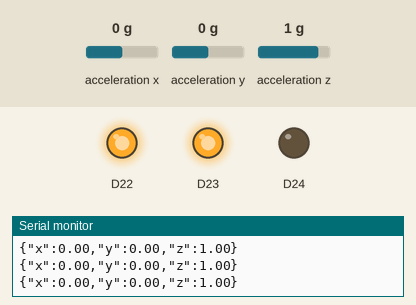
Simulated run of this sketch. Board: Arduino Nano 33 BLE. Parts: output pins drawn as LEDs (lit = HIGH), the last lines printed to the serial monitor. The inputs (shaded band) are chosen by the test bench; at power-on: acceleration y 0 g, acceleration x 0 g, acceleration z 1 g.

Above: at 1.2 s.
1.3 s: acceleration y set to -0.2 g
2.8 s: acceleration y set to -0.5 g
At 3.2 s:
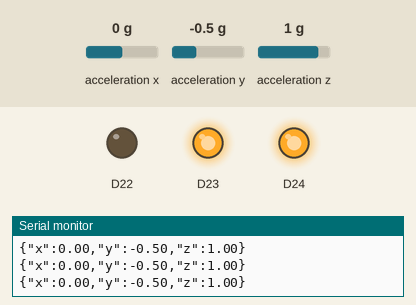
4.3 s: acceleration y set to 0.8 g
At 5.1 s:
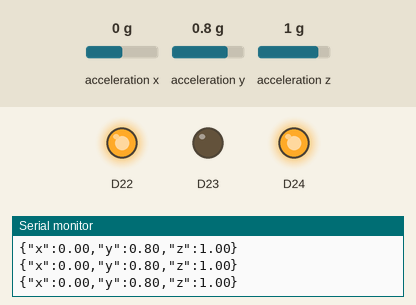
5.8 s: acceleration y set to 0.5 g
7.3 s: acceleration y set to 0.2 g
At 7.7 s:
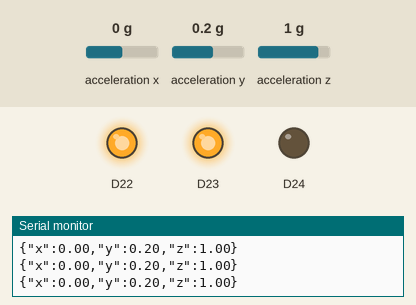
8.8 s: acceleration y set to -1.4 g
At 9.7 s:
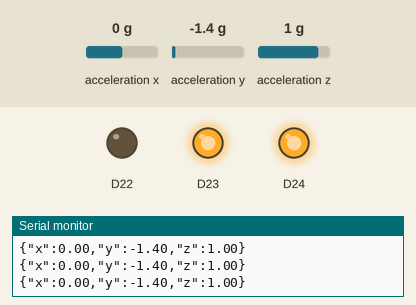
Timing chart, 0 to 11.3 s (numbered marks = the images above; inputs shaded):
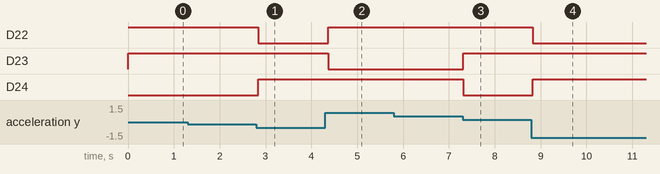

The sketch:

arduino.ino
```cpp
#include <Arduino_LSM9DS1.h>

#define LED_RED   LEDR
#define LED_GREEN LEDG
#define LED_BLUE  LEDB

const float TILT_THRESHOLD = 0.3;

void setup() {
  Serial.begin(9600);
  while (!Serial);

  pinMode(LED_RED, OUTPUT);
  pinMode(LED_GREEN, OUTPUT);
  pinMode(LED_BLUE, OUTPUT);

  // LEDs OFF
  digitalWrite(LED_RED, HIGH);
  digitalWrite(LED_GREEN, HIGH);
  digitalWrite(LED_BLUE, HIGH);

  if (!IMU.begin()) {
    Serial.println("Failed to initialize IMU!");
    while (1);
  }

  Serial.println("IMU Ready");
}

void loop() {

  float x, y, z;

  if (IMU.accelerationAvailable()) {

    IMU.readAcceleration(x, y, z);

    // Send JSON to Python
    Serial.print("{\"x\":");
    Serial.print(x);
    Serial.print(",\"y\":");
    Serial.print(y);
    Serial.print(",\"z\":");
    Serial.print(z);
    Serial.println("}");

    // Tilt control
    if (y > TILT_THRESHOLD) {

      // Tilt LEFT -> Green
      digitalWrite(LED_GREEN, LOW);
      digitalWrite(LED_RED, HIGH);
      digitalWrite(LED_BLUE, HIGH);

    }
    else if (y < -TILT_THRESHOLD) {

      // Tilt RIGHT -> Red
      digitalWrite(LED_RED, LOW);
      digitalWrite(LED_GREEN, HIGH);
      digitalWrite(LED_BLUE, HIGH);

    }
    else {

      // Flat -> Blue
      digitalWrite(LED_BLUE, LOW);
      digitalWrite(LED_RED, HIGH);
      digitalWrite(LED_GREEN, HIGH);
    }
  }

  delay(100);
}
```

Measured:
- the behaviour switches between -0.3 and -0.4 g on acceleration y (found by bisection; images 0 and 1)
- the behaviour switches between 0.4 and 0.3 g on acceleration y (found by bisection; images 2 and 3)
- after the input at 2.8 s, D22: HIGH → LOW at once; D24: LOW → HIGH at once
- after the input at 4.3 s, D22: LOW → HIGH after 0.07 s; D23: HIGH → LOW after 0.07 s
- after the input at 7.3 s, D23: LOW → HIGH at once; D24: HIGH → LOW at once
- after the input at 8.8 s, D22: HIGH → LOW at once; D24: LOW → HIGH at once
